Frame 1 (no input): blank canvas, image omitted
Frame 60 (no input): blank canvas, image omitted
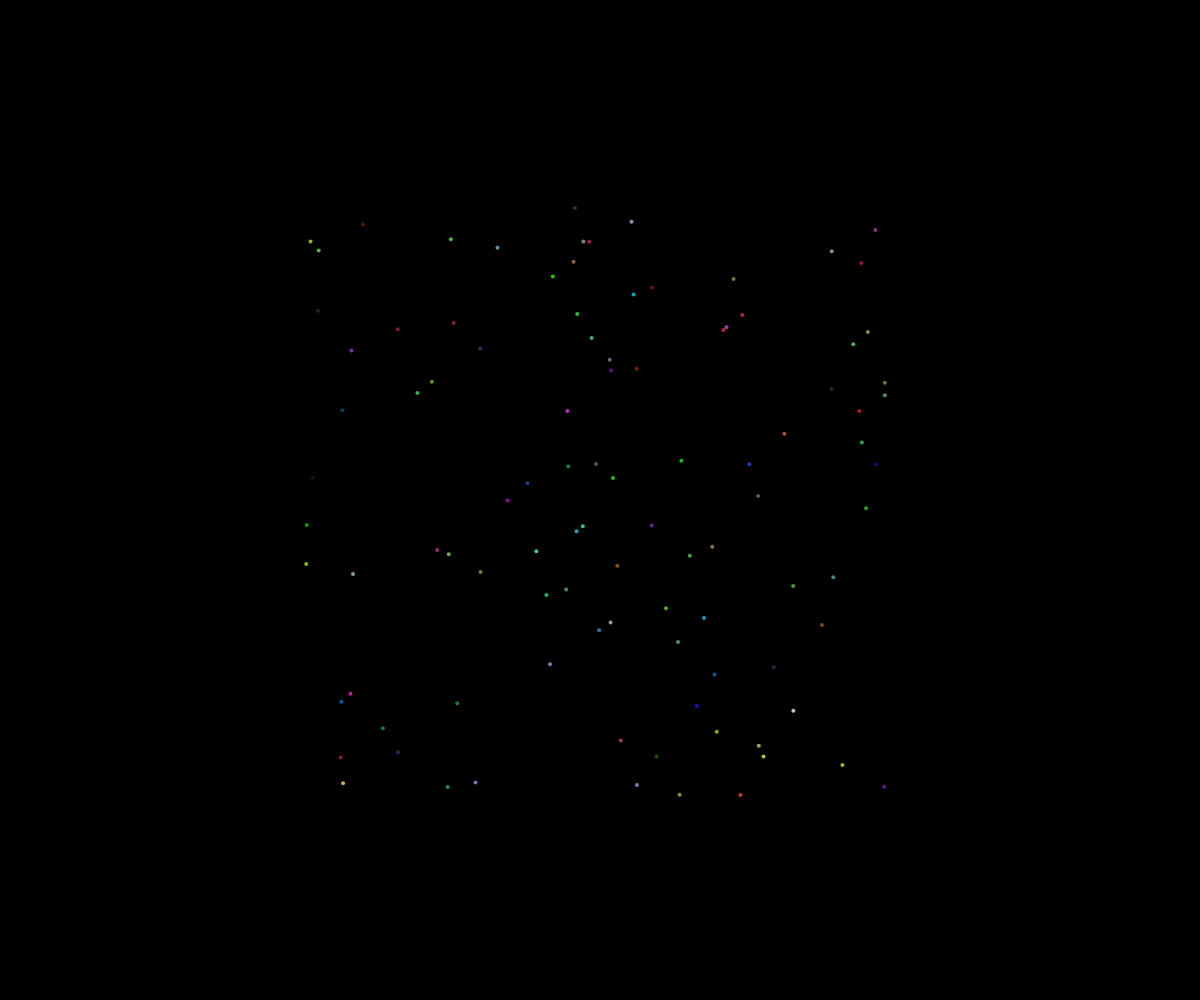
Frame 120 (the mouse pressed at the canvas centre since frame 60)

The p5.js sketch whose frames 1 and 60 were blank and that drew this single picture after the mouse press (run headless with seeded random() and noise() and a simulated clock; from frame 60 on, the mouse is pressed at the canvas centre):

// p5.js sketch
// ── sketch.js
// Fireworks oop demo

class Particle {
  constructor(x, y){
    this.x = x;
    this.y = y;
    this.dx = random(-5, 5);
    this.dy = random(-5, 5);
    this.radius = 2;
    this.r = random(255);
    this.g = random(255);
    this.b = random(255);
    this.opacity = 255;
  }

  display(){
    noStroke();
    fill(this.r, this.g, this.b, this.opacity);
    circle(this.x, this.y, this.radius * 2);
  }
  update(){
    // move it
    this.x += this.dx;
    this.y += this.dy;

    // change opacity
    this.opacity --;
  }

  isDead(){
    return this.opacity <= 0;
  }
}

let theFireworks = [];
const PER_CLICK = 100;

function setup() {
  createCanvas(windowWidth, windowHeight);
}

function draw() {
  background("black");

  for (let firework of theFireworks){
    if (firework.isDead()){
      // get rid of it 
      let index = theFireworks.indexOf(firework);
      theFireworks.splice(index, 1);
    }
    else{
      firework.display();
      firework.update();
    }
  }
}

function mousePressed(){
  for (let i = 0; i < PER_CLICK; i++){
    let someFirework = new Particle(mouseX, mouseY);
    theFireworks.push(someFirework);
  }
}
